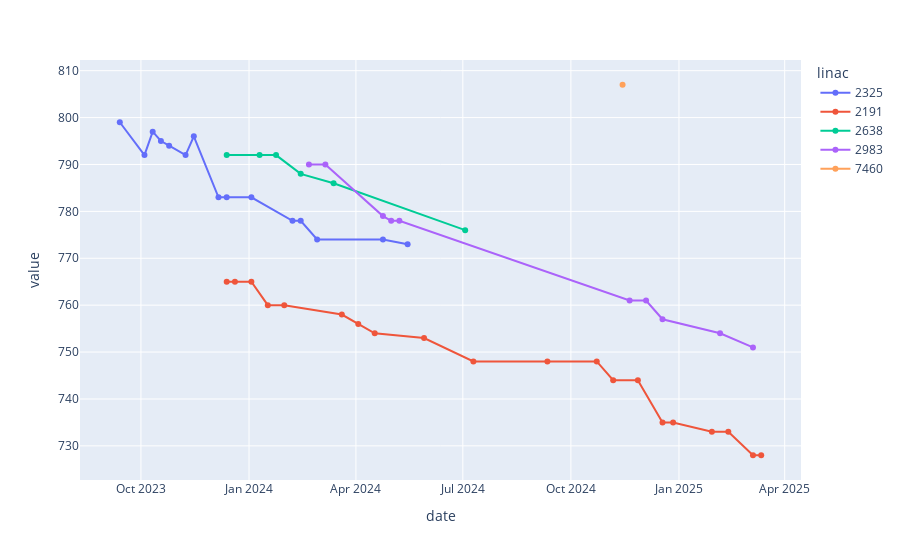

Here is the notebook cell this chart was saved with:
### Markdown cell above
## Item 381, gun aim current

### Code cell
tempdf = linac2_headers[["linac", "date", "file_name"]].merge(linac2_values[["calheaders_id", "item", "part", "value"]] ,left_on="level_0", right_on="calheaders_id", how="inner").drop(columns="calheaders_id")
merged_df = tempdf.merge(linac2_items[["item", "category"]], on = "item", how="inner")


be5201 = merged_df[merged_df["file_name"] == "Be5201"]

be5201 = be5201.sort_values(by=['date', 'linac'])
be5201["Part&item"] = "I:"+ be5201["item"].astype(str) + " P:"+ be5201["part"].astype(str)

px.line(be5201[be5201["item"] == 381], x="date", y ="value", color="linac", hover_data="date", markers=True)

### Figure 1 — Plotly figure (JSON) as saved in the notebook; plotly's stock layout.template omitted (floating-point values rounded to 4 significant figures)
{"data": [{"hovertemplate": "linac=2325<br>date=%{x}<br>value=%{y}<extra></extra>", "legendgroup": "2325", "line": {"color": "#636efa", "dash": "solid"}, "marker": {"symbol": "circle"}, "mode": "lines+markers", "name": "2325", "orientation": "v", "showlegend": true, "type": "scatter", "x": ["2023-09-13", "2023-10-04", "2023-10-11", "2023-10-18", "2023-10-25", "2023-11-08", "2023-11-15", "2023-12-06", "2023-12-13", "2024-01-03", "2024-02-07", "2024-02-14", "2024-02-28", "2024-04-24", "2024-05-15"], "xaxis": "x", "y": [799, 792, 797, 795, 794, 792, 796, 783, 783, 783, 778, 778, 774, 774, 773], "yaxis": "y"}, {"hovertemplate": "linac=2191<br>date=%{x}<br>value=%{y}<extra></extra>", "legendgroup": "2191", "line": {"color": "#EF553B", "dash": "solid"}, "marker": {"symbol": "circle"}, "mode": "lines+markers", "name": "2191", "orientation": "v", "showlegend": true, "type": "scatter", "x": ["2023-12-13", "2023-12-20", "2024-01-03", "2024-01-17", "2024-01-31", "2024-03-20", "2024-04-03", "2024-04-17", "2024-05-29", "2024-07-10", "2024-09-11", "2024-10-23", "2024-11-06", "2024-11-27", "2024-12-18", "2024-12-27", "2025-01-29", "2025-02-12", "2025-03-05", "2025-03-12"], "xaxis": "x", "y": [765, 765, 765, 760, 760, 758, 756, 754, 753, 748, 748, 748, 744, 744, 735, 735, 733, 733, 728, 728], "yaxis": "y"}, {"hovertemplate": "linac=2638<br>date=%{x}<br>value=%{y}<extra></extra>", "legendgroup": "2638", "line": {"color": "#00cc96", "dash": "solid"}, "marker": {"symbol": "circle"}, "mode": "lines+markers", "name": "2638", "orientation": "v", "showlegend": true, "type": "scatter", "x": ["2023-12-13", "2024-01-10", "2024-01-24", "2024-02-14", "2024-03-13", "2024-07-03"], "xaxis": "x", "y": [792, 792, 792, 788, 786, 776], "yaxis": "y"}, {"hovertemplate": "linac=2983<br>date=%{x}<br>value=%{y}<extra></extra>", "legendgroup": "2983", "line": {"color": "#ab63fa", "dash": "solid"}, "marker": {"symbol": "circle"}, "mode": "lines+markers", "name": "2983", "orientation": "v", "showlegend": true, "type": "scatter", "x": ["2024-02-21", "2024-03-06", "2024-04-24", "2024-05-01", "2024-05-08", "2024-11-20", "2024-12-04", "2024-12-18", "2025-02-05", "2025-03-05"], "xaxis": "x", "y": [790, 790, 779, 778, 778, 761, 761, 757, 754, 751], "yaxis": "y"}, {"hovertemplate": "linac=7460<br>date=%{x}<br>value=%{y}<extra></extra>", "legendgroup": "7460", "line": {"color": "#FFA15A", "dash": "solid"}, "marker": {"symbol": "circle"}, "mode": "lines+markers", "name": "7460", "orientation": "v", "showlegend": true, "type": "scatter", "x": ["2024-11-14"], "xaxis": "x", "y": [807], "yaxis": "y"}], "layout": {"legend": {"title": {"text": "linac"}, "tracegroupgap": 0}, "margin": {"t": 60}, "xaxis": {"anchor": "y", "domain": [0, 1], "title": {"text": "date"}}, "yaxis": {"anchor": "x", "domain": [0, 1], "title": {"text": "value"}}}}
